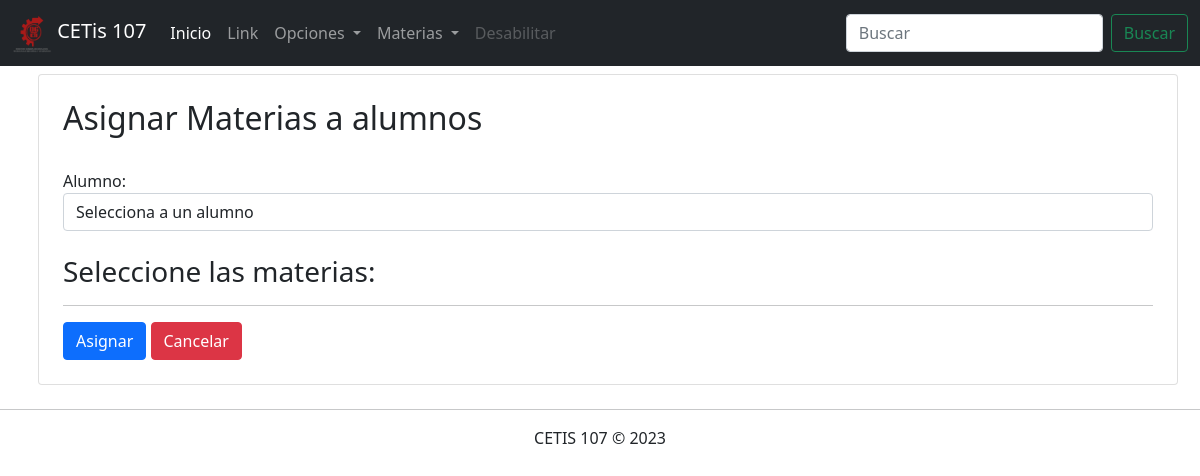
Before: /parcial3/AsignarMaterias.php with the older database file.
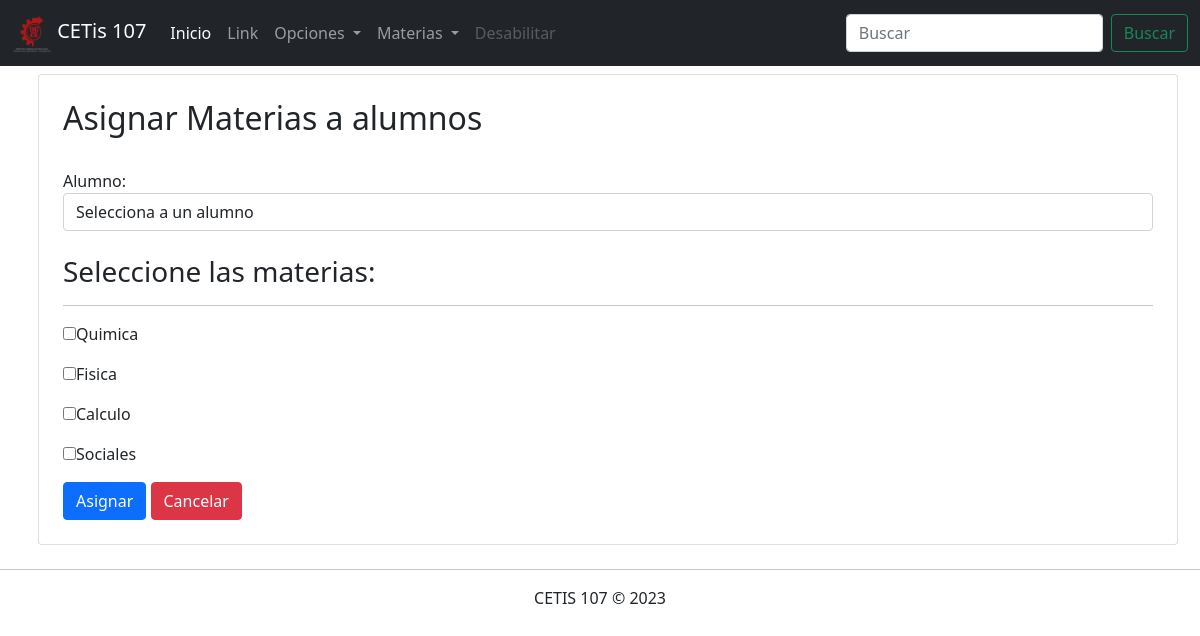
After: the same page with the newer database file.
### tables this page shows
CREATE TABLE `materia` (
  `id` bigint(20) NOT NULL,
  `nombre` varchar(100) NOT NULL,
  `semestre` int(11) NOT NULL,
  `especialidad` varchar(100) NOT NULL
);

### parcial3/AsignarMaterias.php (the view, shortened to what this page needs)
<!DOCTYPE html>
<html lang="en">
<head>
    <link rel="stylesheet" href="css/bootstrap.css">
</head>
<body>
    <?php
        include 'menu.php';
        include 'conexion.php';
        $sql_materias ="SELECT * FROM materia";
        $datos_materias = $conexion->query($sql_materias);
    ?>
    <div class="container">
        <div class="row">
            <div class="col-12 card p-4 m-2">
                <h2>Asignar Materias a alumnos</h2><br>
                <form action="">
                    <label for="">Alumno:</label>
                    <select name="alumno" class="form-control">
                        <option value="">Selecciona a un alumno</option>
                    </select><br>
                    <h3>Seleccione las materias:</h3><hr>
                    <?php if($datos_materias->num_rows > 0) {
                            while($registro = $datos_materias->fetch_assoc()){ ?>
                            <p><input type="checkbox" name="materias[]" value="<?php echo $registro["id"]; ?>"><?php echo $registro["nombre"]; ?></p>
                    <?php } } ?>
                    <div>
                        <input type="submit" class="btn btn-primary" value="Asignar">
                        <a href="" class="btn btn-danger">Cancelar</a>
                    </div>
                </form>
            </div>
        </div>
    </div>
    <footer class="text-center">
        <hr>
        CETIS 107 &copy; 2023
    </footer>
</body>
</html>

Changed rows visible on the page:
added materia: nombre "Quimica"
added materia: nombre "Fisica"
added materia: nombre "Calculo"
added materia: nombre "Sociales"
